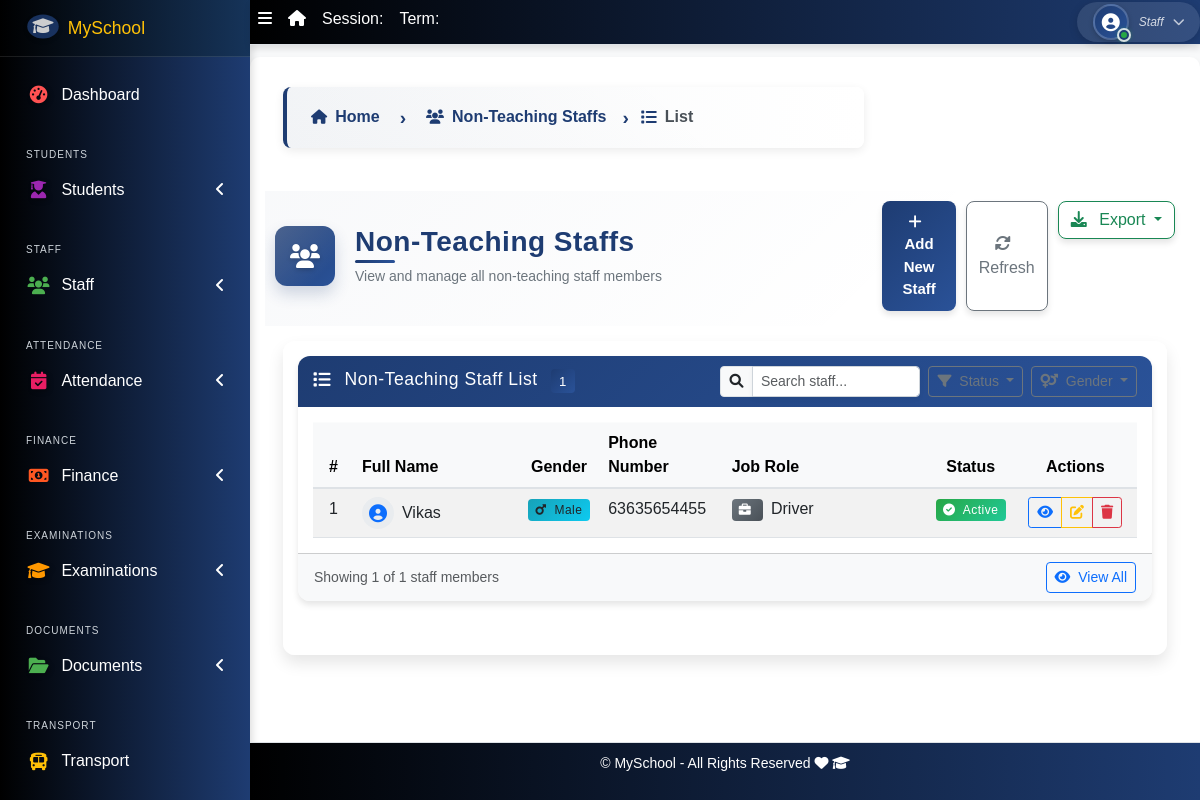
/non-teaching-staffs/list/, run on the app's committed database.
### apps/NonTeachingStaffs/models.py (models this page shows, shortened)
class NonTeachingStaff(models.Model):
    STATUS = [("active", "Active"), ("inactive", "Inactive")]
    GENDER = [("male", "Male"), ("female", "Female")]
    current_status = models.CharField(max_length=10, choices=STATUS, default="active")
    fullname = models.CharField(max_length=200)
    gender = models.CharField(max_length=10, choices=GENDER, default="male")
    job_role = models.CharField(max_length=100, default='N/A')
    date_of_birth = models.DateField(default=timezone.now)
    date_of_registration= models.DateField(default=timezone.now)
    mobile_num_regex = RegexValidator(
        regex="^[0-9]{10,15}$", message="Entered mobile number isn't in a right format!"
    )
    mobile_number = models.CharField(
        validators=[mobile_num_regex], max_length=13, blank=True
    )
    address = models.TextField(blank=True)
    others = models.TextField(blank=True)

### apps/NonTeachingStaffs/views.py (the view)
# urls.py: path("list/", NonTeachingStaffsListView.as_view(), name="non-teaching-staffs-list"),
class NonTeachingStaffsListView(ListView):
    model = NonTeachingStaff
    template_name = "non-teaching-staffs/non-teaching-staffs_list.html"  # Fixed

### apps/NonTeachingStaffs/templates/non-teaching-staffs/non-teaching-staffs_list.html (shortened to what this page needs)
{% extends 'base.html' %}
{% load static %}
{% block title-icon %}fas fa-users{% endblock title-icon %}
{% block title %}Non-Teaching Staffs{% endblock title %}
{% block subtitle %}View and manage all non-teaching staff members{% endblock subtitle %}
{% block breadcrumb-left %}
<div class="breadcrumb-container">
  <nav aria-label="breadcrumb">
    <ol class="breadcrumb breadcrumb-chevron">
      <li class="breadcrumb-item">
        <a href="{% url 'home' %}" class="text-decoration-none fw-bold">
          <i class="fas fa-home"></i> Home
        </a>
      </li>
      <li class="breadcrumb-item">
        <a href="{% url 'non-teaching-staffs-list' %}" class="text-decoration-none fw-bold">
          <i class="fas fa-users"></i> Non-Teaching Staffs
        </a>
      </li>
      <li class="breadcrumb-item active" aria-current="page">
        <i class="fas fa-list"></i> List
      </li>
    </ol>
  </nav>
</div>
{% endblock breadcrumb-left %}
{% block page-actions %}
<div class="d-flex gap-2">
  <a class="btn btn-primary rounded-3 shadow-sm" href="{% url 'non-teaching-staffs-create' %}">
    <i class="fas fa-plus me-2"></i> Add New Staff
  </a>
  <button type="button" class="btn btn-outline-secondary rounded-3 shadow-sm" id="refreshStaffList">
    <i class="fas fa-sync-alt me-2"></i> Refresh
  </button>
  <div class="dropdown">
    <button class="btn btn-outline-success rounded-3 shadow-sm dropdown-toggle" type="button" id="exportDropdown" data-bs-toggle="dropdown" aria-expanded="false">
      <i class="fas fa-download me-2"></i> Export
    </button>
  </div>
</div>
{% endblock page-actions %}
{% block content %}
<div class="row mb-3">
  <div class="col-md-12">
    <div class="card shadow-sm">
      <div class="card-header bg-light">
        <div class="d-flex justify-content-between align-items-center">
          <h5 class="card-title mb-0">
            <i class="fas fa-list me-2"></i> Non-Teaching Staff List
            <span class="badge bg-primary ms-2" id="totalStaffCount">{{ object_list|length }}</span>
          </h5>
          <div class="d-flex align-items-center">
            <div class="input-group input-group-sm me-2" style="width: 200px;">
              <span class="input-group-text" id="basic-addon1"><i class="fas fa-search"></i></span>
              <input type="text" class="form-control" id="staffSearchInput" placeholder="Search staff..." aria-label="Search">
            </div>
            <div class="dropdown me-2">
              <button class="btn btn-sm btn-outline-secondary dropdown-toggle" type="button" id="statusFilterDropdown" data-bs-toggle="dropdown" aria-expanded="false">
                <i class="fas fa-filter me-1"></i> Status
              </button>
            </div>
            <div class="dropdown">
              <button class="btn btn-sm btn-outline-secondary dropdown-toggle" type="button" id="genderFilterDropdown" data-bs-toggle="dropdown" aria-expanded="false">
                <i class="fas fa-venus-mars me-1"></i> Gender
              </button>
            </div>
          </div>
        </div>
      </div>
      <div class="card-body p-0">
        <div class="table-responsive">
          <table id="stafftable" class="table table-hover table-striped mb-0">
            <thead class="table-light">
              <tr>
                <th width="5%" class="text-center">#</th>
                <th width="20%">Full Name</th>
                <th width="10%" class="text-center">Gender</th>
                <th width="15%">Phone Number</th>
                <th width="25%">Job Role</th>
                <th width="10%" class="text-center">Status</th>
                <th width="15%" class="text-center">Actions</th>
              </tr>
            </thead>
            <tbody>
              {% for staff in object_list %}
                <tr class='clickable-row' data-href="{% url 'non-teaching-staffs-detail' staff.id %}" data-status="{{ staff.current_status }}" data-gender="{{ staff.gender }}">
                  <td class="text-center">{{ forloop.counter }}</td>
                  <td>
                    <div class="d-flex align-items-center">
                      <div class="staff-avatar me-2">
                        <i class="fas fa-user-circle text-primary"></i>
                      </div>
                      <div>
                        <span class="fw-medium">{{ staff.fullname }}</span>
                      </div>
                    </div>
                  </td>
                  <td class="text-center">
                    {% if staff.gender == 'male' %}
                      <span class="badge bg-info text-dark"><i class="fas fa-mars me-1"></i> {{ staff.get_gender_display }}</span>
                    {% else %}
                      <span class="badge bg-danger"><i class="fas fa-venus me-1"></i> {{ staff.get_gender_display }}</span>
                    {% endif %}
                  </td>
                  <td>{{ staff.mobile_number|default:"Not provided" }}</td>
                  <td>
                    <span class="badge bg-secondary me-1"><i class="fas fa-briefcase me-1"></i></span>
                    {{ staff.job_role|default:"Not specified" }}
                  </td>
                  <td class="text-center">
                    {% if staff.current_status == 'active' %}
                      <span class="badge bg-success"><i class="fas fa-check-circle me-1"></i> {{ staff.get_current_status_display }}</span>
                    {% else %}
                      <span class="badge bg-secondary"><i class="fas fa-times-circle me-1"></i> {{ staff.get_current_status_display }}</span>
                    {% endif %}
                  </td>
                  <td class="text-center">
                    <div class="btn-group btn-group-sm">
                      <a href="{% url 'non-teaching-staffs-detail' staff.id %}" class="btn btn-outline-primary" data-bs-toggle="tooltip" title="View Details">
                        <i class="fas fa-eye"></i>
                      </a>
                      <a href="{% url 'non-teaching-staffs-update' staff.id %}" class="btn btn-outline-warning" data-bs-toggle="tooltip" title="Edit">
                        <i class="fas fa-edit"></i>
                      </a>
                      <a href="{% url 'non-teaching-staffs-delete' staff.id %}" class="btn btn-outline-danger" data-bs-toggle="tooltip" title="Delete">
                        <i class="fas fa-trash"></i>
                      </a>
                    </div>
                  </td>
                </tr>
              {% endfor %}
            </tbody>
          </table>
        </div>
      </div>
      <div class="card-footer bg-light">
        <div class="d-flex justify-content-between align-items-center">
          <div>
            <small class="text-muted">Showing <span id="visibleStaffCount">{{ object_list|length }}</span> of {{ object_list|length }} staff members</small>
          </div>
          <div>
            <button type="button" class="btn btn-sm btn-outline-primary" id="viewAllStaff">
              <i class="fas fa-eye me-1"></i> View All
            </button>
          </div>
        </div>
      </div>
    </div>
  </div>
</div>
{% endblock content %}

### templates/base.html (style rules this page uses)
body { visibility: hidden; font-family: 'Poppins', sans-serif !important; background-color: #1E3C72 !important; margin: 0 !important; padding: 0 !important; height: 100% !important; overflow-x: hidden !important; color: #fff !important; }

### data on the page
NonTeachingStaff: fullname "Vikas", gender "Male", mobile_number "63635654455", job_role "Driver", current_status "Active"

### other printed values
{{ profile.college_name | default:"MySchool" }} "MySchool"
{{ object_list|length }} "1"
